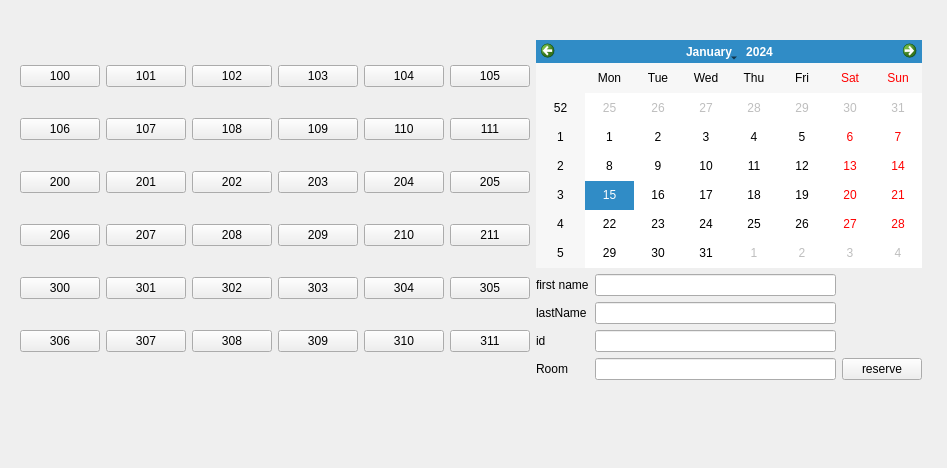
<?xml version="1.0" encoding="UTF-8"?>
<ui version="4.0">
 <class>Form</class>
 <widget class="QWidget" name="Form">
  <property name="geometry">
   <rect>
    <x>0</x>
    <y>0</y>
    <width>947</width>
    <height>468</height>
   </rect>
  </property>
  <property name="windowTitle">
   <string>Form</string>
  </property>
  <widget class="QWidget" name="layoutWidget">
   <property name="geometry">
    <rect>
     <x>20</x>
     <y>40</y>
     <width>902</width>
     <height>340</height>
    </rect>
   </property>
   <layout class="QGridLayout" name="gridLayout_10">
    <item row="4" column="2">
     <widget class="QLineEdit" name="lastName_lineEdit"/>
    </item>
    <item row="5" column="2">
     <widget class="QLineEdit" name="id_lineEdit"/>
    </item>
    <item row="3" column="1">
     <widget class="QLabel" name="firstName_label">
      <property name="text">
       <string>first name</string>
      </property>
     </widget>
    </item>
    <item row="5" column="1">
     <widget class="QLabel" name="id_label">
      <property name="text">
       <string>id</string>
      </property>
     </widget>
    </item>
    <item row="3" column="2">
     <widget class="QLineEdit" name="firstName_lineEdit"/>
    </item>
    <item row="4" column="1">
     <widget class="QLabel" name="lastName_label">
      <property name="text">
       <string>lastName</string>
      </property>
     </widget>
    </item>
    <item row="6" column="2">
     <widget class="QLineEdit" name="room_lineEdit"/>
    </item>
    <item row="6" column="3">
     <widget class="QPushButton" name="pushButton">
      <property name="text">
       <string>reserve</string>
      </property>
     </widget>
    </item>
    <item row="0" column="0" rowspan="7">
     <layout class="QGridLayout" name="gridLayout_7">
      <item row="0" column="0">
       <widget class="QPushButton" name="room100_pushButton">
        <property name="text">
         <string>100</string>
        </property>
       </widget>
      </item>
      <item row="0" column="1">
       <widget class="QPushButton" name="room101_pushButton">
        <property name="text">
         <string>101</string>
        </property>
       </widget>
      </item>
      <item row="0" column="2">
       <widget class="QPushButton" name="room102_pushButton">
        <property name="text">
         <string>102</string>
        </property>
       </widget>
      </item>
      <item row="0" column="3">
       <widget class="QPushButton" name="room103_pushButton">
        <property name="text">
         <string>103</string>
        </property>
       </widget>
      </item>
      <item row="0" column="4">
       <widget class="QPushButton" name="room104_pushButton">
        <property name="text">
         <string>104</string>
        </property>
       </widget>
      </item>
      <item row="0" column="5">
       <widget class="QPushButton" name="room105_pushButton">
        <property name="text">
         <string>105</string>
        </property>
       </widget>
      </item>
      <item row="1" column="0">
       <widget class="QPushButton" name="room106_pushButton">
        <property name="text">
         <string>106</string>
        </property>
       </widget>
      </item>
      <item row="1" column="1">
       <widget class="QPushButton" name="room107_pushButton">
        <property name="text">
         <string>107</string>
        </property>
       </widget>
      </item>
      <item row="1" column="2">
       <widget class="QPushButton" name="room108_pushButton">
        <property name="text">
         <string>108</string>
        </property>
       </widget>
      </item>
      <item row="1" column="3">
       <widget class="QPushButton" name="room109_pushButton">
        <property name="text">
         <string>109</string>
        </property>
       </widget>
      </item>
      <item row="1" column="4">
       <widget class="QPushButton" name="room110_pushButton">
        <property name="text">
         <string>110</string>
        </property>
       </widget>
      </item>
      <item row="1" column="5">
       <widget class="QPushButton" name="room111_pushButton">
        <property name="text">
         <string>111</string>
        </property>
       </widget>
      </item>
      <item row="2" column="0">
       <widget class="QPushButton" name="room200_pushButton">
        <property name="text">
         <string>200</string>
        </property>
       </widget>
      </item>
      <item row="2" column="1">
       <widget class="QPushButton" name="room201_pushButton">
        <property name="text">
         <string>201</string>
        </property>
       </widget>
      </item>
      <item row="2" column="2">
       <widget class="QPushButton" name="room202_pushButton">
        <property name="text">
         <string>202</string>
        </property>
       </widget>
      </item>
      <item row="2" column="3">
       <widget class="QPushButton" name="room203_pushButton">
        <property name="text">
         <string>203</string>
        </property>
       </widget>
      </item>
      <item row="2" column="4">
       <widget class="QPushButton" name="room204_pushButton">
        <property name="text">
         <string>204</string>
        </property>
       </widget>
      </item>
      <item row="2" column="5">
       <widget class="QPushButton" name="room205_pushButton">
        <property name="text">
         <string>205</string>
        </property>
       </widget>
      </item>
      <item row="3" column="0">
       <widget class="QPushButton" name="room206_pushButton">
        <property name="text">
         <string>206</string>
        </property>
       </widget>
      </item>
      <item row="3" column="1">
       <widget class="QPushButton" name="room207_pushButton">
        <property name="text">
         <string>207</string>
        </property>
       </widget>
      </item>
      <item row="3" column="2">
       <widget class="QPushButton" name="room208_pushButton">
        <property name="text">
         <string>208</string>
        </property>
       </widget>
      </item>
      <item row="3" column="3">
       <widget class="QPushButton" name="room209_pushButton">
        <property name="text">
         <string>209</string>
        </property>
       </widget>
      </item>
      <item row="3" column="4">
       <widget class="QPushButton" name="room210_pushButton">
        <property name="text">
         <string>210</string>
        </property>
       </widget>
      </item>
      <item row="3" column="5">
       <widget class="QPushButton" name="room211_pushButton">
        <property name="text">
         <string>211</string>
        </property>
       </widget>
      </item>
      <item row="4" column="0">
       <widget class="QPushButton" name="room300_pushButton">
        <property name="text">
         <string>300</string>
        </property>
       </widget>
      </item>
      <item row="4" column="1">
       <widget class="QPushButton" name="room301_pushButton">
        <property name="text">
         <string>301</string>
        </property>
       </widget>
      </item>
      <item row="4" column="2">
       <widget class="QPushButton" name="room302_pushButton">
        <property name="text">
         <string>302</string>
        </property>
       </widget>
      </item>
      <item row="4" column="3">
       <widget class="QPushButton" name="room303_pushButton">
        <property name="text">
         <string>303</string>
        </property>
       </widget>
      </item>
      <item row="4" column="4">
       <widget class="QPushButton" name="room304_pushButton">
        <property name="text">
         <string>304</string>
        </property>
       </widget>
      </item>
      <item row="4" column="5">
       <widget class="QPushButton" name="room305_pushButton">
        <property name="text">
         <string>305</string>
        </property>
       </widget>
      </item>
      <item row="5" column="0">
       <widget class="QPushButton" name="room306_pushButton">
        <property name="text">
         <string>306</string>
        </property>
       </widget>
      </item>
      <item row="5" column="1">
       <widget class="QPushButton" name="room307_pushButton">
        <property name="text">
         <string>307</string>
        </property>
       </widget>
      </item>
      <item row="5" column="2">
       <widget class="QPushButton" name="room308_pushButton">
        <property name="text">
         <string>308</string>
        </property>
       </widget>
      </item>
      <item row="5" column="3">
       <widget class="QPushButton" name="room309_pushButton">
        <property name="text">
         <string>309</string>
        </property>
       </widget>
      </item>
      <item row="5" column="4">
       <widget class="QPushButton" name="room310_pushButton">
        <property name="text">
         <string>310</string>
        </property>
       </widget>
      </item>
      <item row="5" column="5">
       <widget class="QPushButton" name="room311_pushButton">
        <property name="text">
         <string>311</string>
        </property>
       </widget>
      </item>
     </layout>
    </item>
    <item row="6" column="1">
     <widget class="QLabel" name="room_label">
      <property name="text">
       <string>Room</string>
      </property>
     </widget>
    </item>
    <item row="0" column="1" rowspan="3" colspan="3">
     <widget class="QCalendarWidget" name="calendarWidget"/>
    </item>
   </layout>
  </widget>
 </widget>
 <resources/>
 <connections/>
</ui>
